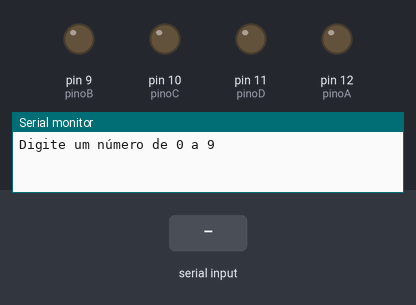
Simulated run of this sketch. Board: Arduino Uno, built with avr-gcc and run on an emulated ATmega328P. Shown: output pins drawn as LEDs (lit = HIGH), the last lines printed to the serial monitor. Inputs (shaded band) come from the test bench.

Above: at 1.2 s.
1.3 s: "90,45\n" received over Serial
At 1.6 s:
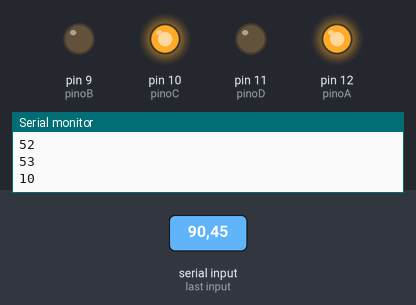
2.8 s: "30,150\n" received over Serial
At 4.0 s:
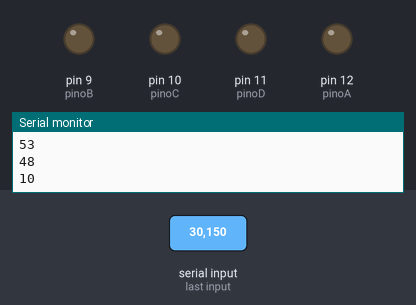
4.3 s: "2\n" received over Serial
At 4.9 s:
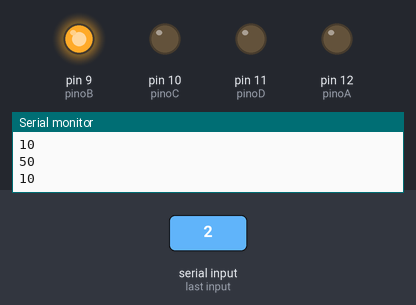
5.8 s: "1\n" received over Serial
At 6.1 s:
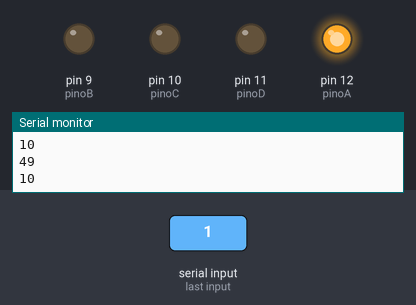
7.3 s: "4\n" received over Serial
At 8.4 s:
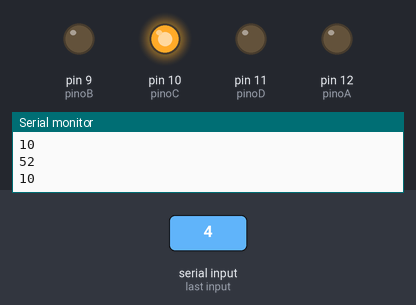
8.8 s: "0\n" received over Serial
At 9.5 s:
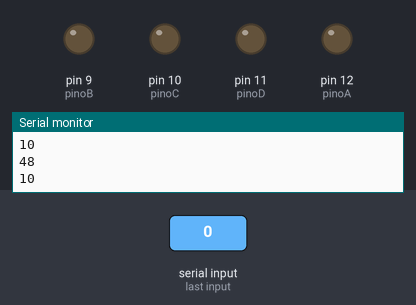
Timing chart, 0 to 11.3 s (numbered marks = the images above; inputs shaded):
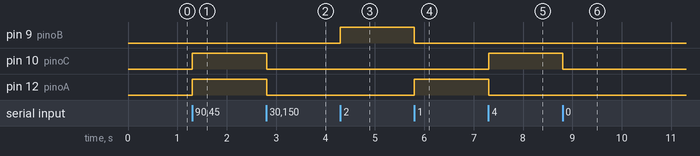

The sketch:

display_com_CI4511-INT.ino
```cpp
// Variáveis de conexão
const int pinoA = 12;
const int pinoB = 9;
const int pinoC = 10;
const int pinoD = 11;

// Variáveis globais
int leitura_serial;

void setup() {
  // Configurando os pinos
  pinMode(pinoA, OUTPUT);
  pinMode(pinoB, OUTPUT);
  pinMode(pinoC, OUTPUT);
  pinMode(pinoD, OUTPUT);

  // Iniciando e configurando a serial
  Serial.begin(9600);
  Serial.println("Digite um número de 0 a 9");
}

void loop() {
  if (Serial.available() > 0) {
    leitura_serial = Serial.read();
    Serial.println(leitura_serial);
    leitura_serial = leitura_serial - 48;
    if(leitura_serial == 0){
          digitalWrite(pinoA, LOW);
          digitalWrite(pinoB, LOW);
          digitalWrite(pinoC, LOW);
          digitalWrite(pinoD, LOW);
    }
    if(leitura_serial == 1){
        digitalWrite(pinoA, HIGH);
        digitalWrite(pinoB, LOW);
        digitalWrite(pinoC, LOW);
        digitalWrite(pinoD, LOW);
    }

    if(leitura_serial == 2){
        digitalWrite(pinoA, LOW);
        digitalWrite(pinoB, HIGH);
        digitalWrite(pinoC, LOW);
        digitalWrite(pinoD, LOW);
    }

    if(leitura_serial == 3){
        digitalWrite(pinoA, HIGH);
        digitalWrite(pinoB, HIGH);
        digitalWrite(pinoC, LOW);
        digitalWrite(pinoD, LOW);
    }

    if(leitura_serial == 4){
        digitalWrite(pinoA, LOW);
        digitalWrite(pinoB, LOW);
        digitalWrite(pinoC, HIGH);
        digitalWrite(pinoD, LOW);
    }

    if(leitura_serial == 5){
        digitalWrite(pinoA, HIGH);
        digitalWrite(pinoB, LOW);
        digitalWrite(pinoC, HIGH);
        digitalWrite(pinoD, LOW);
    }

    if(leitura_serial == 6){
        digitalWrite(pinoA, LOW);
        digitalWrite(pinoB, HIGH);
        digitalWrite(pinoC, HIGH);
        digitalWrite(pinoD, LOW);
    }

    if(leitura_serial == 7){
        digitalWrite(pinoA, HIGH);
        digitalWrite(pinoB, HIGH);
        digitalWrite(pinoC, HIGH);
        digitalWrite(pinoD, LOW);
    }

    if(leitura_serial == 8){
        digitalWrite(pinoA, LOW);
        digitalWrite(pinoB, LOW);
        digitalWrite(pinoC, LOW);
        digitalWrite(pinoD, HIGH);
    }

    if(leitura_serial == 9){
        digitalWrite(pinoA, HIGH);
        digitalWrite(pinoB, LOW);
        digitalWrite(pinoC, LOW);
        digitalWrite(pinoD, HIGH);
    }
  }
}
```

Measured:
- after the input at 1.3 s, pin 10 (pinoC), pin 12 (pinoA): LOW → HIGH at once
- after the input at 2.8 s, pin 10 (pinoC), pin 12 (pinoA): HIGH → LOW at once
- after the input at 4.3 s, pin 9 (pinoB): LOW → HIGH at once
- after the input at 5.8 s, pin 9 (pinoB): HIGH → LOW at once; pin 12 (pinoA): LOW → HIGH at once
- after the input at 7.3 s, pin 10 (pinoC): LOW → HIGH at once; pin 12 (pinoA): HIGH → LOW at once
- after the input at 8.8 s, pin 10 (pinoC): HIGH → LOW at once
